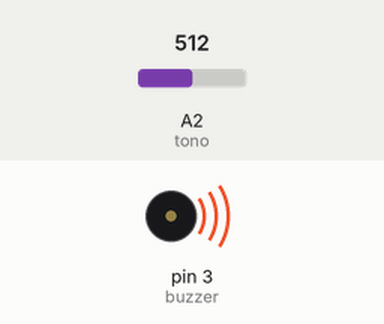
Simulated run of this sketch. Board: Arduino Uno, built with avr-gcc and run on an emulated ATmega328P. Shown: buzzer (waves = sounding). Inputs (shaded band) come from the test bench; at power-on: A2 (tono) = 512. What the sketch prints to the serial monitor is not drawn.

Above: at 0.1 s.
Timing chart, 0 to 1.6 s (numbered marks = the images above):
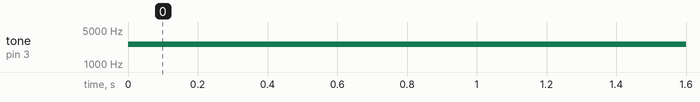

The sketch:

pot_altera_freq.ino
```cpp
/*
#define melodyPin 3  //NAO MUDA ESSE

#define NOTE_B0 31
#define NOTE_C1 33
#define NOTE_CS1 35
#define NOTE_D1 37
#define NOTE_DS1 39
#define NOTE_E1 41
#define NOTE_F1 44
#define NOTE_FS1 46
#define NOTE_G1 49
#define NOTE_GS1 52
#define NOTE_A1 55
#define NOTE_AS1 58
#define NOTE_B1 62
#define NOTE_C2 65
#define NOTE_CS2 69
#define NOTE_D2 73
#define NOTE_DS2 78
#define NOTE_E2 82
#define NOTE_F2 87
#define NOTE_FS2 93
#define NOTE_G2 98
#define NOTE_GS2 104
#define NOTE_A2 110
#define NOTE_AS2 117
#define NOTE_B2 123
#define NOTE_C3 131
#define NOTE_CS3 139
#define NOTE_D3 147
#define NOTE_DS3 156
#define NOTE_E3 165
#define NOTE_F3 175
#define NOTE_FS3 185
#define NOTE_G3 196
#define NOTE_GS3 208
#define NOTE_A3 220
#define NOTE_AS3 233
#define NOTE_B3 247
#define NOTE_C4 262
#define NOTE_CS4 277
#define NOTE_D4 294
#define NOTE_DS4 311
#define NOTE_E4 330
#define NOTE_F4 349
#define NOTE_FS4 370
#define NOTE_G4 392
#define NOTE_GS4 415
#define NOTE_A4 440
#define NOTE_AS4 466
#define NOTE_B4 494
#define NOTE_C5 523
#define NOTE_CS5 554
#define NOTE_D5 587
#define NOTE_DS5 622
#define NOTE_E5 659
#define NOTE_F5 698
#define NOTE_FS5 740
#define NOTE_G5 784
#define NOTE_GS5 831
#define NOTE_A5 880
#define NOTE_AS5 932
#define NOTE_B5 988
#define NOTE_C6 1047
#define NOTE_CS6 1109
#define NOTE_D6 1175
#define NOTE_DS6 1245
#define NOTE_E6 1319
#define NOTE_F6 1397
#define NOTE_FS6 1480
#define NOTE_G6 1568
#define NOTE_GS6 1661
#define NOTE_A6 1760
#define NOTE_AS6 1865
#define NOTE_B6 1976
#define NOTE_C7 2093
#define NOTE_CS7 2217
#define NOTE_D7 2349
#define NOTE_DS7 2489
#define NOTE_E7 2637
#define NOTE_F7 2794
#define NOTE_FS7 2960
#define NOTE_G7 3136
#define NOTE_GS7 3322
#define NOTE_A7 3520
#define NOTE_AS7 3729
#define NOTE_B7 3951
#define NOTE_C8 4186
#define NOTE_CS8 4435
#define NOTE_D8 4699
#define NOTE_DS8 4978
//Mario main theme melody
int melody[] = {
NOTE_E5, NOTE_E5, 0, NOTE_E5,
0, NOTE_C5, NOTE_E5, 0,
NOTE_G5, 0, 0, 0,
NOTE_G4, 0, 0, 0,

NOTE_C5, 0, 0, NOTE_G4,
0, 0, NOTE_E4, 0,
0, NOTE_A4, 0, NOTE_B4,
0, NOTE_AS4, NOTE_A4, 0,

NOTE_G4, NOTE_E5, NOTE_G5,
NOTE_A5, 0, NOTE_F5, NOTE_G5,
0, NOTE_E5, 0,NOTE_C5,
NOTE_D5, NOTE_B4, 0, 0,

NOTE_C5, 0, 0, NOTE_G4,
0, 0, NOTE_E4, 0,
0, NOTE_A4, 0, NOTE_B4,
0, NOTE_AS4, NOTE_A4, 0,

NOTE_G4, NOTE_E5, NOTE_G5,
NOTE_A5, 0, NOTE_F5, NOTE_G5,
0, NOTE_E5, 0,NOTE_C5,
NOTE_D5, NOTE_B4, 0, 0
};
//Mario main them tempo
int tempo[] = {
12, 12, 12, 12,
12, 12, 12, 12,
12, 12, 12, 12,
12, 12, 12, 12,

12, 12, 12, 12,
12, 12, 12, 12,
12, 12, 12, 12,
12, 12, 12, 12,

9, 9, 9,
12, 12, 12, 12,
12, 12, 12, 12,
12, 12, 12, 12,

12, 12, 12, 12,
12, 12, 12, 12,
12, 12, 12, 12,
12, 12, 12, 12,

9, 9, 9,
12, 12, 12, 12,
12, 12, 12, 12,
12, 12, 12, 12,
};

//
//Underworld melody
int underworld_melody[] = {
NOTE_C4, NOTE_C5, NOTE_A3, NOTE_A4,
NOTE_AS3, NOTE_AS4, 0,
0,
NOTE_C4, NOTE_C5, NOTE_A3, NOTE_A4,
NOTE_AS3, NOTE_AS4, 0,
0,
NOTE_F3, NOTE_F4, NOTE_D3, NOTE_D4,
NOTE_DS3, NOTE_DS4, 0,
0,
NOTE_F3, NOTE_F4, NOTE_D3, NOTE_D4,
NOTE_DS3, NOTE_DS4, 0,
0, NOTE_DS4, NOTE_D4, NOTE_CS4,
NOTE_C4, NOTE_DS4,
NOTE_D4, NOTE_GS3,
NOTE_G3, NOTE_CS4,
NOTE_C4, NOTE_FS4,NOTE_F4, NOTE_E3, NOTE_AS4, NOTE_A4,
NOTE_GS4, NOTE_DS4, NOTE_B3,
NOTE_AS3, NOTE_A3, NOTE_GS3,
0, 0, 0
};
//Underwolrd tempo
int underworld_tempo[] = {
12, 12, 12, 12,
12, 12, 6,
3,
12, 12, 12, 12,
12, 12, 6,
3,
12, 12, 12, 12,
12, 12, 6,
3,
12, 12, 12, 12,
12, 12, 6,
6, 18, 18, 18,
6, 6,
6, 6,
6, 6,
18, 18, 18,18, 18, 18,
10, 10, 10,
10, 10, 10,
3, 3, 3
};

int potenciometro=2;

void setup(void)
{
pinMode(3, OUTPUT);//buzzer
pinMode(13, OUTPUT);//led indicator when singing a note
Serial.begin(9600);
}
void loop()
{
//sing the tunes
sing(1);
sing(1);
sing(2);
}
int song = 0;

void sing(int s){
// iterate over the notes of the melody:
song = s;
if(song==2){
//Serial.println(” ‘Underworld Theme'”);
int size = sizeof(underworld_melody) / sizeof(int);
for (int thisNote = 0; thisNote < size; thisNote++) {

// to calculate the note duration, take one second
// divided by the note type.
//e.g. quarter note = 1000 / 4, eighth note = 1000/8, etc.
int noteDuration = 1000/underworld_tempo[thisNote];

buzz(melodyPin, underworld_melody[thisNote],noteDuration);

// to distinguish the notes, set a minimum time between them.
// the note's duration + 30% seems to work well:
int pauseBetweenNotes = noteDuration * 1.30;
delay(pauseBetweenNotes);

// stop the tone playing:
buzz(melodyPin, 0,noteDuration);

}

}else{

Serial.println(" 'Mario Theme'");
int size = sizeof(melody) / sizeof(int);
for (int thisNote = 0; thisNote < size; thisNote++) {

// to calculate the note duration, take one second
// divided by the note type.
//e.g. quarter note = 1000 / 4, eighth note = 1000/8, etc.
int noteDuration = 1000/tempo[thisNote];

buzz(melodyPin, melody[thisNote],noteDuration);

// to distinguish the notes, set a minimum time between them.
// the note's duration + 30% seems to work well:
int pauseBetweenNotes = noteDuration * 1.30;
delay(pauseBetweenNotes);

// stop the tone playing:
buzz(melodyPin, 0,noteDuration);

}
}
}

void buzz(int targetPin, long frequency, long length) {

int  pot = analogRead(potenciometro);
Serial.println(pot);
analogWrite(13,pot);
long delayValue = 1000000/frequency/2; // calculate the delay value between transitions
//// 1 second's worth of microseconds, divided by the frequency, then split in half since
//// there are two phases to each cycle
long numCycles = frequency * length/ 1000; // calculate the number of cycles for proper timing
//// multiply frequency, which is really cycles per second, by the number of seconds to
//// get the total number of cycles to produce
for (long i=0; i < numCycles; i++){ // for the calculated length of time…
analogWrite(targetPin,pot); // write the buzzer pin high to push out the diaphram
delayMicroseconds(delayValue); // wait for the calculated delay value
analogWrite(targetPin,0); // write the buzzer pin low to pull back the diaphram
delayMicroseconds(delayValue); // wait again or the calculated delay value
}
analogWrite(13,0);

}
*/

int buzzer = 3;
int tono = 2;

void setup() {
  pinMode(buzzer,OUTPUT);
  Serial.begin(9600);
  }

void loop() {
  int pot=analogRead(tono);
  Serial.println(pot);
int sensor=analogRead(tono);
  int frecuencia=map(sensor,0,1023,100,5000);
  int duracion = 250;

  tone(buzzer,frecuencia,duracion);
  delay(200);
}
```

Measured:
- by itself, tone on pin 3 (buzzer): silent → 2552 Hz at 0.00 s
